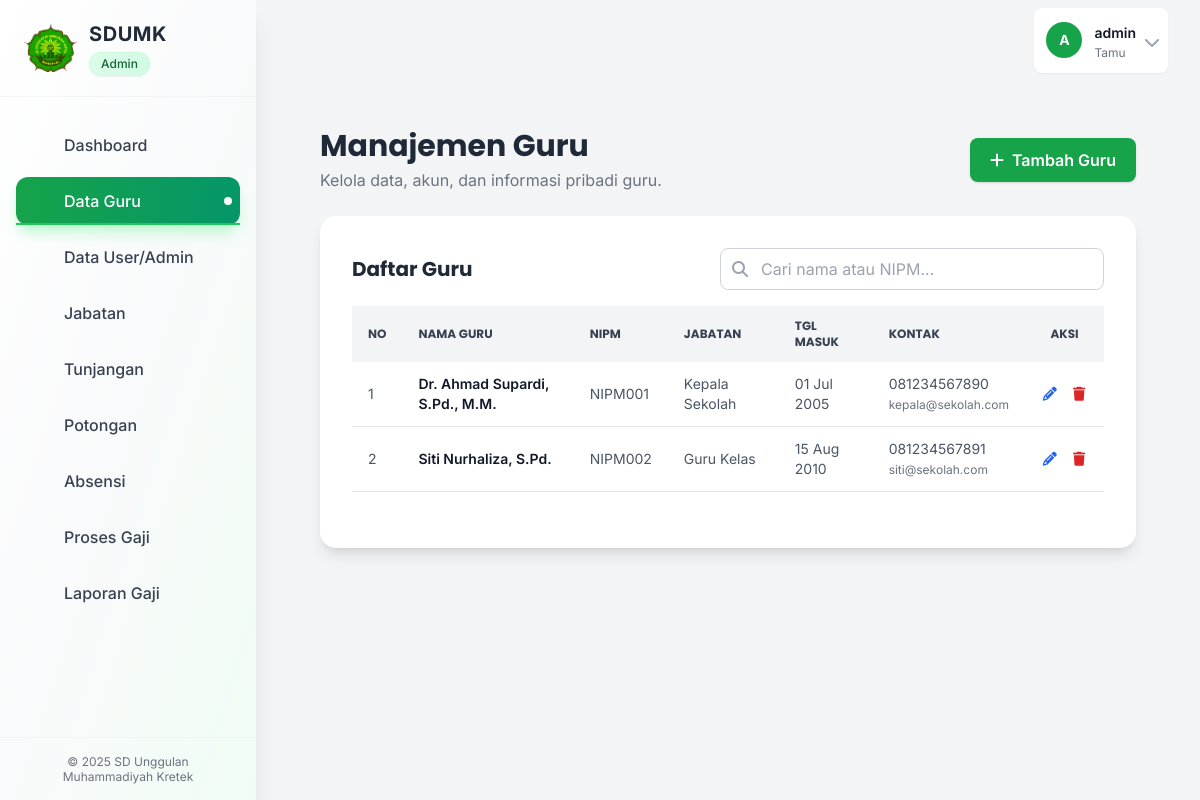
Screenshot of /pages/guru.php (signed in) with the database file from the repository.
### tables this page shows
CREATE TABLE Guru (
    id_guru VARCHAR(10) NOT NULL PRIMARY KEY,
    id_user VARCHAR(10) NULL,
    id_jabatan VARCHAR(10) NULL,
    nipm VARCHAR(20) NOT NULL UNIQUE,
    nama_guru VARCHAR(100) NOT NULL,
    tempat_lahir VARCHAR(50) NULL,
    tgl_lahir DATE NULL,
    jenis_kelamin ENUM('Laki-laki', 'Perempuan') NULL,
    agama VARCHAR(20) NULL,
    status_kawin ENUM('Belum Kawin', 'Kawin', 'Cerai') DEFAULT 'Belum Kawin',
    jml_anak INT DEFAULT 0,
    alamat TEXT NULL,
    no_hp VARCHAR(15) NULL,
    email VARCHAR(100) NULL,
    tgl_masuk DATE NOT NULL,
    foto VARCHAR(255) NULL,
    status_aktif ENUM('Aktif', 'Non-Aktif') DEFAULT 'Aktif',
    created_at TIMESTAMP DEFAULT CURRENT_TIMESTAMP,
    updated_at TIMESTAMP DEFAULT CURRENT_TIMESTAMP ON UPDATE CURRENT_TIMESTAMP,
    FOREIGN KEY (id_user) REFERENCES User(id_user) ON DELETE SET NULL ON UPDATE CASCADE,
    FOREIGN KEY (id_jabatan) REFERENCES Jabatan(id_jabatan) ON DELETE SET NULL ON UPDATE CASCADE,
    INDEX idx_nama_guru (nama_guru),
    INDEX idx_nipm (nipm),
    INDEX idx_status_aktif (status_aktif)
);

CREATE TABLE Jabatan (
    id_jabatan VARCHAR(10) NOT NULL PRIMARY KEY,
    nama_jabatan VARCHAR(100) NOT NULL,
    gaji_awal DECIMAL(15,2) NOT NULL DEFAULT 0,
    status_aktif ENUM('Aktif', 'Non-Aktif') DEFAULT 'Aktif',
    created_at TIMESTAMP DEFAULT CURRENT_TIMESTAMP,
    updated_at TIMESTAMP DEFAULT CURRENT_TIMESTAMP ON UPDATE CURRENT_TIMESTAMP,
    INDEX idx_nama_jabatan (nama_jabatan)
);

### includes/functions.php (called while the page is built, shortened)
<?php
function e($string)
{
    return htmlspecialchars($string ?? '', ENT_QUOTES, 'UTF-8');
}

### pages/guru.php (the view, shortened to what this page needs)
<?php
require_once __DIR__ . '/../includes/functions.php';
$is_kepala_sekolah = ($_SESSION['role'] === 'kepala_sekolah');
$conn = db_connect();
$page_title = 'Manajemen Guru';
$search = $_GET['search'] ?? '';
$page = isset($_GET['page']) ? (int)$_GET['page'] : 1;
$records_per_page = 10;
$offset = ($page - 1) * $records_per_page;
$sql_where = " WHERE (g.nama_guru LIKE ? OR g.nipm LIKE ?)";
$search_param = "%{$search}%";
$params = [$search_param, $search_param];
$types = 'ss';
$guru_list_stmt = $conn->prepare("SELECT g.*, j.nama_jabatan, u.username FROM Guru g JOIN Jabatan j ON g.id_jabatan = j.id_jabatan JOIN User u ON g.id_user = u.id_user" . $sql_where . " ORDER BY g.nama_guru ASC LIMIT ? OFFSET ?");
$params[] = $records_per_page;
$params[] = $offset;
$types .= 'ii';
$guru_list_stmt->bind_param($types, ...$params);
$guru_list_stmt->execute();
$guru_result = $guru_list_stmt->get_result();
require_once __DIR__ . '/../includes/header.php';
?>
<div class="container mx-auto px-4 sm:px-6 lg:px-8 py-8" x-data="crudPage()">
    <div class="flex justify-between items-center mb-6">
        <div>
            <h1 class="text-3xl font-bold text-gray-800 font-poppins"><?= e($page_title) ?></h1>
            <p class="text-gray-500 mt-1">Kelola data, akun, dan informasi pribadi guru.</p>
        </div>
        <?php if (!$is_kepala_sekolah): ?>
        <button @click="showForm = true; isEdit = false; resetForm()" class="bg-green-600 text-white px-5 py-2.5 rounded-lg shadow hover:bg-green-700 font-semibold flex items-center transition">
            <i class="fa-solid fa-plus mr-2"></i> Tambah Guru
        </button>
        <?php else: ?>
        <div class="bg-blue-100 text-blue-800 px-4 py-2 rounded-lg text-sm font-medium">
            <i class="fa-solid fa-eye mr-2"></i> Mode Lihat Saja
        </div>
        <?php endif; ?>
    </div>
    <div class="bg-white p-6 sm:p-8 rounded-2xl shadow-lg">
        <div class="flex justify-between items-center mb-4">
            <h3 class="text-xl font-bold text-gray-800 font-poppins">Daftar Guru</h3>
            <form method="GET" action="" class="w-full max-w-sm">
                <div class="relative">
                    <input type="text" name="search" value="<?= e($search) ?>" placeholder="Cari nama atau NIPM..." class="w-full pl-10 pr-4 py-2 border border-gray-300 rounded-lg focus:outline-none focus:ring-2 focus:ring-green-500">
                    <div class="absolute inset-y-0 left-0 pl-3 flex items-center pointer-events-none"><i class="fa-solid fa-search text-gray-400"></i></div>
                </div>
            </form>
        </div>
        <div class="overflow-x-auto">
            <table class="min-w-full text-sm text-left text-gray-600">
                <thead class="bg-gray-100 text-gray-700 uppercase font-poppins text-xs">
                    <tr>
                        <th class="px-4 py-3">No</th>
                        <th class="px-4 py-3">Nama Guru</th>
                        <th class="px-4 py-3">NIPM</th>
                        <th class="px-4 py-3">Jabatan</th>
                        <th class="px-4 py-3">Tgl Masuk</th>
                        <th class="px-4 py-3">Kontak</th>
                        <th class="px-4 py-3 text-center">Aksi</th>
                    </tr>
                </thead>
                <tbody>
                    <?php if ($guru_result->num_rows > 0): ?>
                        <?php $no = $offset + 1; while ($row = $guru_result->fetch_assoc()): ?>
                            <tr class="border-b hover:bg-gray-50">
                                <td class="px-4 py-3"><?= $no++ ?></td>
                                <td class="px-4 py-3 font-semibold text-gray-900"><?= e($row['nama_guru']) ?></td>
                                <td class="px-4 py-3"><?= e($row['nipm']) ?></td>
                                <td class="px-4 py-3"><?= e($row['nama_jabatan']) ?></td>
                                <td class="px-4 py-3"><?= date("d M Y", strtotime($row['tgl_masuk'])) ?></td>
                                <td class="px-4 py-3"><?= e($row['no_hp']) ?><br><span class="text-xs text-gray-500"><?= e($row['email']) ?></span></td>
                                <td class="px-4 py-3 text-center">
                                    <?php if (!$is_kepala_sekolah): ?>
                                    <div class="flex items-center justify-center space-x-3">
                                        <button @click="editGuru(<?= htmlspecialchars(json_encode($row)) ?>)" class="text-blue-600 hover:text-blue-800" title="Edit">
                                            <i class="fa-solid fa-pencil fa-fw"></i>
                                        </button>
                                        <a href="?action=delete&id=<?= e($row['id_guru']) ?>&token=<?= $_SESSION['csrf_token'] ?>" onclick="return confirm('Yakin ingin menghapus guru ini? Tindakan ini tidak dapat dibatalkan.')" class="text-red-600 hover:text-red-800" title="Hapus">
                                            <i class="fa-solid fa-trash fa-fw"></i>
                                        </a>
                                    </div>
                                    <?php else: ?>
                                    <span class="text-gray-400 text-sm">Read Only</span>
                                    <?php endif; ?>
                                </td>
                            </tr>
                        <?php endwhile; ?>
                    <?php endif; ?>
                </tbody>
            </table>
        </div>
    </div>
</div>
<?php require_once __DIR__ . '/../includes/footer.php'; ?>

### includes/header.php (style rules this page uses)
body { font-family: 'Inter', sans-serif; }
.font-poppins { font-family: 'Poppins', sans-serif; }

### rows the page displays
guru: nama_guru "Dr. Ahmad Supardi, S.Pd., M.M.", nipm "NIPM001", id_jabatan.nama_jabatan "Kepala Sekolah", tgl_masuk "01 Jul 2005", no_hp "081234567890", email "kepala@sekolah.com"
guru: nama_guru "Siti Nurhaliza, S.Pd.", nipm "NIPM002", id_jabatan.nama_jabatan "Guru Kelas", tgl_masuk "15 Aug 2010", no_hp "081234567891", email "siti@sekolah.com"

### other values shown
str_replace('_', ' ', $user_role) "Admin"
$item['name'] "Dashboard"
$item['name'] "Data Guru"
$item['name'] "Data User/Admin"
$item['name'] "Jabatan"
$item['name'] "Tunjangan"
$item['name'] "Potongan"
$item['name'] "Absensi"
$item['name'] "Proses Gaji"
$item['name'] "Laporan Gaji"
substr($current_user_name, 0, 1) "A"
$current_user_name "admin"
$current_user_level "Tamu"
$page_title "Manajemen Guru"
